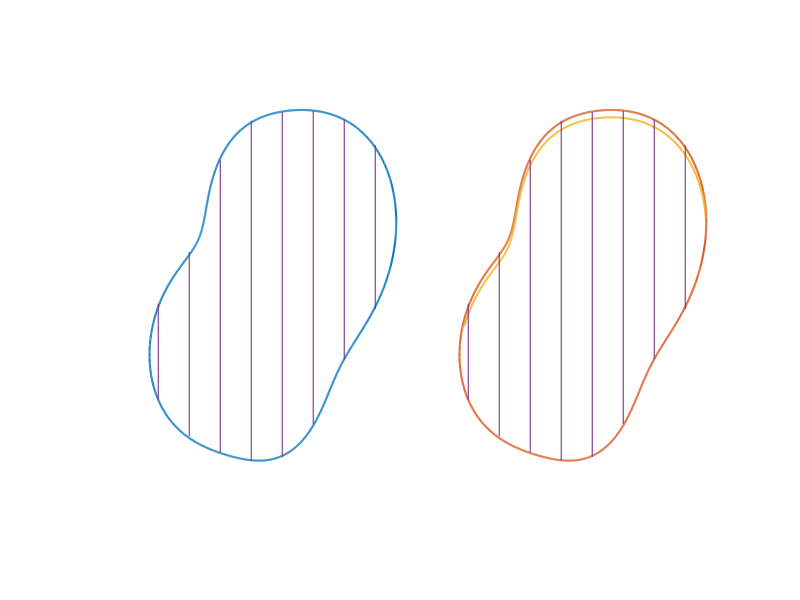

The MATLAB script that drew this image: (Note: this script raises an error after producing the figure.)
a=(2*pi)/360;
th=(0:0.25:360);
r=7+1.5.*sin(2.*a.*th)+cos(a.*th)+0.5.*sin(4.*a.*th);
x=r.*cos(a.*th);
y=r.*sin(a.*th);
plot(x,y,'linewidth',1.5)
axis off
hold on

a=(2*pi)/360;
th=(0:0.25:360);
r=7+1.5.*sin(2.*a.*th)+cos(a.*th)+0.5.*sin(4.*a.*th);
x=20+r.*cos(a.*th);
y=r.*sin(a.*th);
plot(x,y,'linewidth',1.5)


a=(2*pi)/360;
th=(20:0.25:190);
r=7+1.5.*sin(2.*a.*th)+cos(a.*th)+0.5.*sin(4.*a.*th);
x=20+r.*cos(a.*th);
y=-0.3+r.*sin(a.*th);
plot(x,y,'linewidth',1.5)

b=-6.5;
c=-4.5;
d=-0.58;
q=[b b];
r=[c d];
line(q,r,'linewidth',0.8)



b=-4.5;
c=-6;
d=1.53;
q=[b b];
r=[c d];
line(q,r,'linewidth',0.8)


b=-2.5;
c=-6.65;
d=5.3;
q=[b b];
r=[c d];
line(q,r,'linewidth',0.8)


b=-0.5;
c=-7;
d=6.9;
q=[b b];
r=[c d];
line(q,r,'linewidth',0.8)


b=1.5;
c=-6.85;
d=7.25;
q=[b b];
r=[c d];
line(q,r,'linewidth',0.8)


b=3.5;
c=-5.5;
d=7.3;
q=[b b];
r=[c d];
line(q,r,'linewidth',0.8)


b=5.5;
c=-2.85;
d=6.95;
q=[b b];
r=[c d];
line(q,r,'linewidth',0.8)

b=7.5;
c=-0.8;
d=5.9;
q=[b b];
r=[c d];
line(q,r,'linewidth',0.8)







b=13.5;
c=-4.5;
d=-0.58;
q=[b b];
r=[c d];
line(q,r,'linewidth',0.8)



b=15.5;
c=-6;
d=1.53;
q=[b b];
r=[c d];
line(q,r,'linewidth',0.8)


b=17.5;
c=-6.65;
d=5.3;
q=[b b];
r=[c d];
line(q,r,'linewidth',0.8)


b=19.5;
c=-7;
d=6.9;
q=[b b];
r=[c d];
line(q,r,'linewidth',0.8)


b=21.5;
c=-6.85;
d=7.25;
q=[b b];
r=[c d];
line(q,r,'linewidth',0.8)


b=23.5;
c=-5.5;
d=7.3;
q=[b b];
r=[c d];
line(q,r,'linewidth',0.8)


b=25.5;
c=-2.85;
d=6.95;
q=[b b];
r=[c d];
line(q,r,'linewidth',0.8)

b=27.5;
c=-0.8;
d=5.9;
q=[b b];
r=[c d];
line(q,r,'linewidth',0.8)

up=sprintf('%c',173);
text(27.15,3.3,up,'fontname','symbol','fontweight','bold','fontsize',12)
text(25.15,3.9,up,'fontname','symbol','fontweight','bold','fontsize',12)
text(23.15,4.1,up,'fontname','symbol','fontweight','bold','fontsize',12)
text(21.15,3.6,up,'fontname','symbol','fontweight','bold','fontsize',12)
text(19.15,1.8,up,'fontname','symbol','fontweight','bold','fontsize',12)
text(17.15,0,up,'fontname','symbol','fontweight','bold','fontsize',12)
text(15.15,-1.3,up,'fontname','symbol','fontweight','bold','fontsize',12)
text(13.15,-3.1,up,'fontname','symbol','fontweight','bold','fontsize',12)

rdot=sprintf('%c',183);
text(28.4,2.4,rdot,'fontname','symbol','fontweight','bold','fontsize',20)
text(12.3,-2.5,rdot,'fontname','symbol','fontweight','bold','fontsize',20)
text(8.4,2.4,rdot,'fontname','symbol','fontweight','bold','fontsize',20)
text(-7.7,-2.5,rdot,'fontname','symbol','fontweight','bold','fontsize',20)


text(-4,-8,'u=u  (x)','fontsize',20)
text(-4,-8.4,'         B','fontsize',15)
text(-4,8.5,'u=u  (x)','fontsize',20)
text(-4,8.1,'         T','fontsize',15)
text(-2,-9.5,'(a)','fontsize',20)

text(16,-8,'u=u  (x)','fontsize',20)
text(16,-8.4,'         B','fontsize',15)
text(16,8.5,'u=u  (x)','fontsize',20)
text(16,8.1,'         T','fontsize',15)
text(18,-9.5,'(b)','fontsize',20)

hold off
